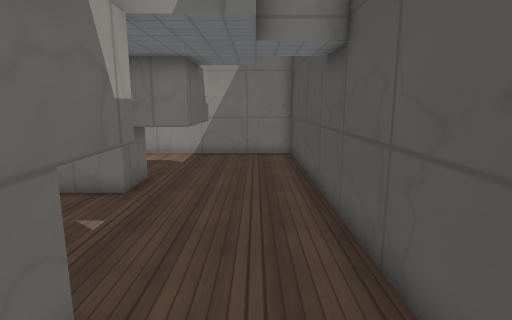
View 1 (above)

16 first-person views from a walk through a level from a Godot 3-D game. The camera is 1.3 m above the floor, tilts 10° down and sees 80° across. The floor is counted in squares, 0.5 m on a side. Each view is taken from the middle of a square. On the plan, view 1 faces up. The plan holds only what a view shows up to about 20 squares ahead; the rest is blank. The place goes on beyond the plan. Surface patterns are stand-ins for the level's own textures.

View 2
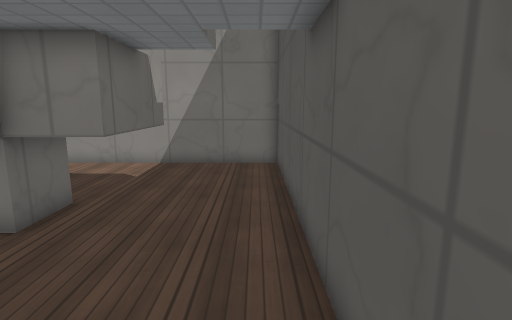

View 3
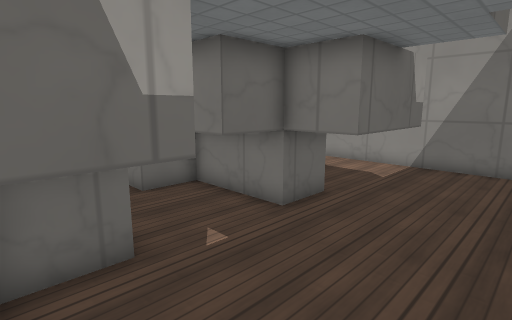

View 4
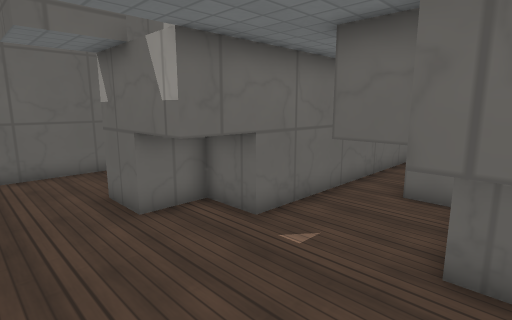

View 5
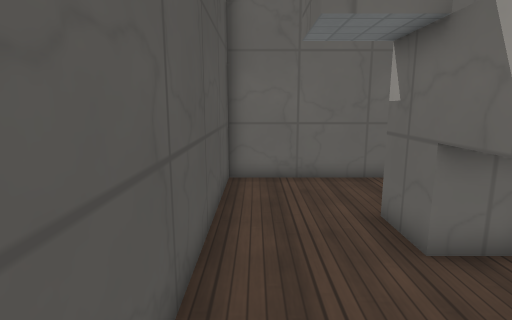

View 6
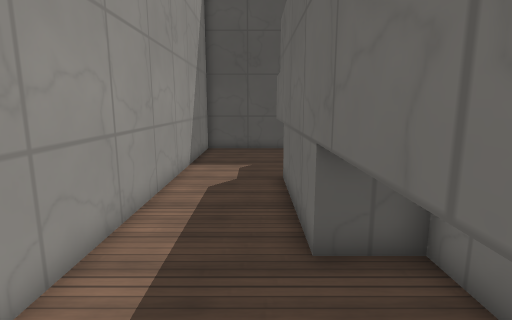

View 7
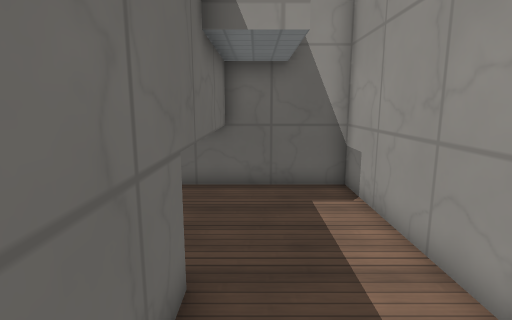

View 8
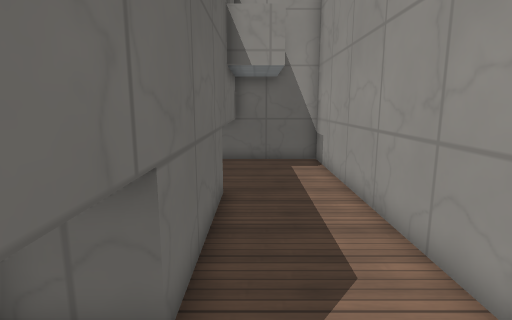

View 9
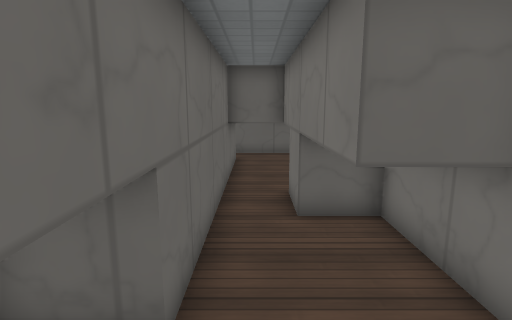

View 10
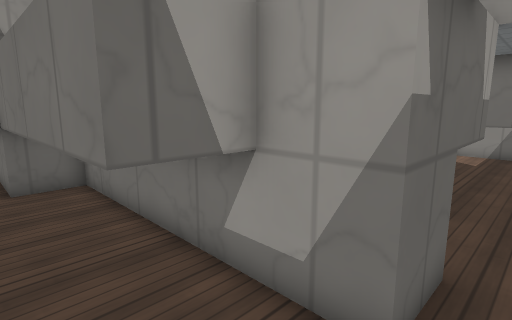

View 11
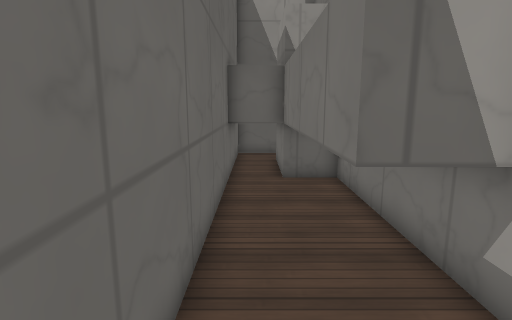

View 12
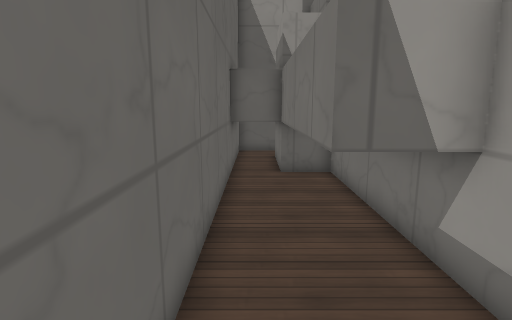

View 13
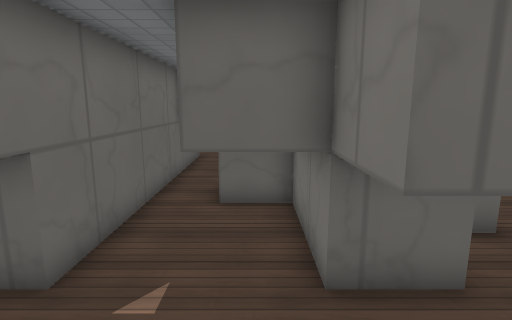

View 14
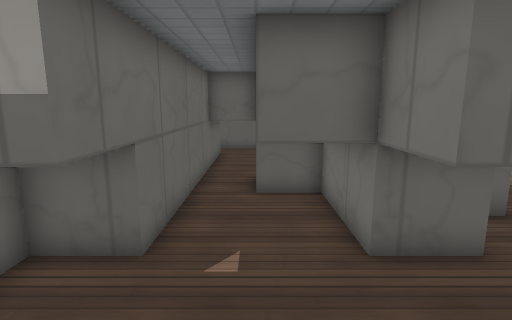

View 15
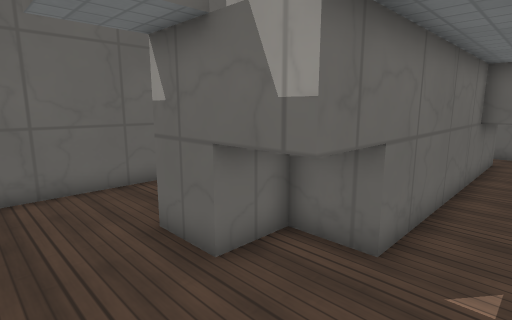

View 16
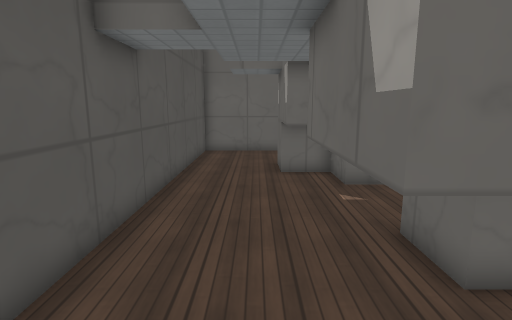

### Floor plan
Key: @ floor where view 1 was taken; # wall or solid block; . floor; = window, fence, low wall or low ledge; ^ raised ledge; T thing the floor can be seen under or through.
Columns run from 18 left of view 1 to 2 right of it. Each row starts with its distance up from view 1.
 17 #####################
 16 #...................#
 15 #...................#
 14 #...................#
 13 #=====#######=TTT...#
 12 #     #     #   T...#
 11     ###     #TT T...#
 10             # T =...#
  9           ####T=#...#
  8 #         #   =.....#
  7 #=    ^=#TT===#.....#
  6 #.=   =.............#
  5 #.###############...#
  4                 #...#
  3                 #...#
  2                ##...#
  1               ###...#
  0               #...@.#
 -1 #.#   #########.....#
 -2 #.#   #.............#
 -3 ###   ###############

Where each view was taken, in squares from view 1:
view 1: 0 up, 0 right, facing up
view 2: 3 up, 1 right, facing up
view 3: 3 up, 1 right, facing up-left
view 4: 10 up, 1 right, facing down-left
view 5: 8 up, 1 right, facing down
view 6: 14 up, 17 left, facing right
view 7: 14 up, 8 left, facing left
view 8: 14 up, 3 left, facing left
view 9: 6 up, 1 left, facing left
view 10: 2 down, 1 left, facing up-left
view 11: 2 down, 1 left, facing left
view 12: 2 down, 0 right, facing left
view 13: 8 up, 0 right, facing left
view 14: 7 up, 1 right, facing left
view 15: 7 up, 1 right, facing down-left
view 16: 15 up, 1 left, facing down
